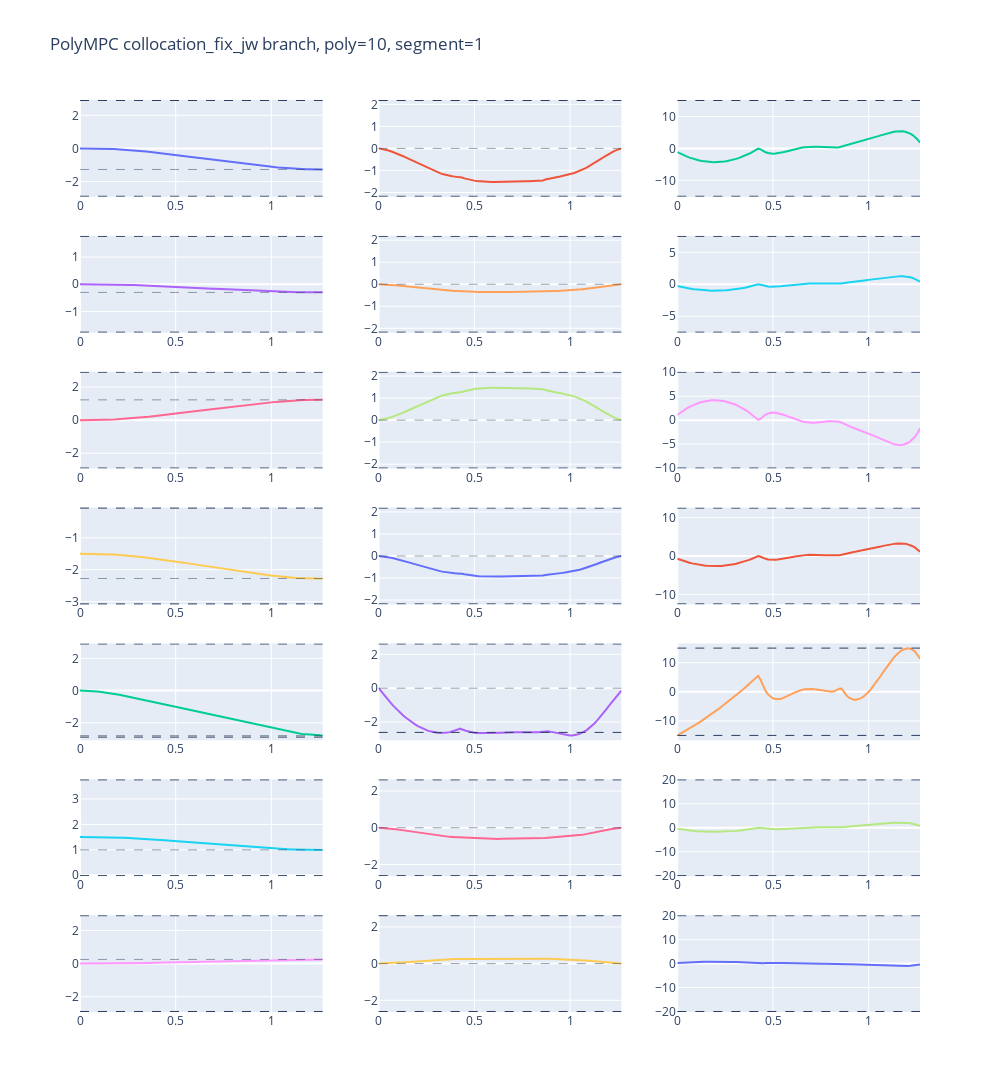

Here is the notebook cell this chart was saved with:
### Code cell
target_state = np.loadtxt("optimal_solution.txt", max_rows=1).T
target_position = target_state[1:8]
target_velocity = target_state[8:15]

data = np.loadtxt("optimal_solution.txt", skiprows=1).T
time = data[0]
position = data[1:8]
velocity = data[8:15]
acceleration = data[15:22]

position_limit = np.array([[-2.8973, -1.7628, -2.8973, -3.0718, -2.8973, -0.0175, -2.8973], 
                          [2.8973, 1.7628, 2.8973, -0.0698, 2.8973, 3.7525, 2.8973]])

velocity_limit = np.array([2.1750, 2.1750, 2.1750, 2.1750, 2.6100, 2.6100, 2.6100])

acceleration_limit = np.array([15.0, 7.5, 10.0, 12.5, 15.0, 20.0, 20.0])


fig = make_subplots(rows=7, cols=3)

for i in range(7):

     # Plot position trajectory, limit and target
    fig.add_trace(
    go.Scatter(x=time, y=position[i, :]),
    row=i+1, col=1 )

    fig.add_hline(y=target_position[i],
    row=i+1, col=1, line_dash="dash", line_width=0.5)

    fig.add_hline(y=position_limit[0, i],
    row=i+1, col=1, line_dash="dash", line_width=1)

    fig.add_hline(y=position_limit[1, i],
    row=i+1, col=1, line_dash="dash", line_width=1)

    # Plot velocitiy trajectory, limit and target
    fig.add_trace(
    go.Scatter(x=time, y=velocity[i, :]),
    row=i+1, col=2 )

    fig.add_hline(y=target_velocity[i],
    row=i+1, col=2, line_dash="dash", line_width=0.5)

    fig.add_hline(y=velocity_limit[i],
    row=i+1, col=2, line_dash="dash", line_width=1)

    fig.add_hline(y=-velocity_limit[i],
    row=i+1, col=2, line_dash="dash", line_width=1)

    # Plot acceleration trajectory and limit
    fig.add_trace(
    go.Scatter(x=time, y=acceleration[i, :]),
    row=i+1, col=3 )

    fig.add_hline(y=acceleration_limit[i],
    row=i+1, col=3, line_dash="dash", line_width=1)

    fig.add_hline(y=-acceleration_limit[i],
    row=i+1, col=3, line_dash="dash", line_width=1)
    
fig.update_layout(height=2000, width=1000, title_text="PolyMPC collocation_fix_jw branch, poly=10, segment=1")
fig.update(layout_showlegend=False)
fig.show()
